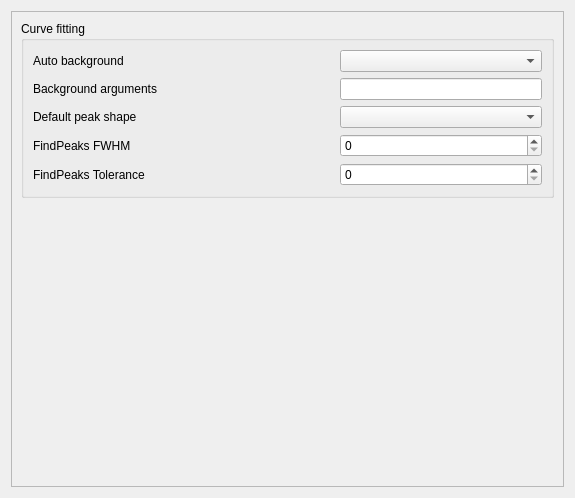
<?xml version="1.0" encoding="UTF-8"?>
<ui version="4.0">
 <class>Form</class>
 <widget class="QWidget" name="Form">
  <property name="geometry">
   <rect>
    <x>0</x>
    <y>0</y>
    <width>575</width>
    <height>498</height>
   </rect>
  </property>
  <property name="windowTitle">
   <string>Form</string>
  </property>
  <layout class="QVBoxLayout" name="verticalLayout_5">
   <item>
    <widget class="QScrollArea" name="scrollArea">
     <property name="frameShape">
      <enum>QFrame::StyledPanel</enum>
     </property>
     <property name="frameShadow">
      <enum>QFrame::Sunken</enum>
     </property>
     <property name="verticalScrollBarPolicy">
      <enum>Qt::ScrollBarAsNeeded</enum>
     </property>
     <property name="widgetResizable">
      <bool>true</bool>
     </property>
     <widget class="QWidget" name="scrollAreaWidgetContents">
      <property name="geometry">
       <rect>
        <x>0</x>
        <y>0</y>
        <width>551</width>
        <height>218</height>
       </rect>
      </property>
      <property name="sizePolicy">
       <sizepolicy hsizetype="Preferred" vsizetype="Maximum">
        <horstretch>0</horstretch>
        <verstretch>0</verstretch>
       </sizepolicy>
      </property>
      <layout class="QVBoxLayout" name="verticalLayout_2">
       <item>
        <layout class="QVBoxLayout" name="verticalLayout">
         <property name="sizeConstraint">
          <enum>QLayout::SetMaximumSize</enum>
         </property>
         <item>
          <widget class="QGroupBox" name="curve_fitting_box">
           <property name="sizePolicy">
            <sizepolicy hsizetype="Preferred" vsizetype="Maximum">
             <horstretch>0</horstretch>
             <verstretch>0</verstretch>
            </sizepolicy>
           </property>
           <property name="title">
            <string>Curve fitting</string>
           </property>
           <layout class="QVBoxLayout" name="verticalLayout_4">
            <item>
             <layout class="QHBoxLayout" name="horizontalLayout">
              <item>
               <widget class="QLabel" name="auto_bkg_label">
                <property name="text">
                 <string>Auto background</string>
                </property>
               </widget>
              </item>
              <item>
               <widget class="QComboBox" name="auto_bkg">
                <property name="sizePolicy">
                 <sizepolicy hsizetype="Minimum" vsizetype="Minimum">
                  <horstretch>0</horstretch>
                  <verstretch>0</verstretch>
                 </sizepolicy>
                </property>
                <property name="maximumSize">
                 <size>
                  <width>202</width>
                  <height>16777215</height>
                 </size>
                </property>
                <property name="focusPolicy">
                 <enum>Qt::StrongFocus</enum>
                </property>
               </widget>
              </item>
             </layout>
            </item>
            <item>
             <layout class="QHBoxLayout" name="horizontalLayout_2">
              <item>
               <widget class="QLabel" name="background_args_label">
                <property name="text">
                 <string>Background arguments</string>
                </property>
               </widget>
              </item>
              <item>
               <widget class="QLineEdit" name="background_args">
                <property name="maximumSize">
                 <size>
                  <width>202</width>
                  <height>16777215</height>
                 </size>
                </property>
               </widget>
              </item>
             </layout>
            </item>
            <item>
             <layout class="QHBoxLayout" name="horizontalLayout_3">
              <item>
               <widget class="QLabel" name="default_peak_label">
                <property name="text">
                 <string>Default peak shape</string>
                </property>
               </widget>
              </item>
              <item>
               <widget class="QComboBox" name="default_peak">
                <property name="minimumSize">
                 <size>
                  <width>0</width>
                  <height>0</height>
                 </size>
                </property>
                <property name="maximumSize">
                 <size>
                  <width>202</width>
                  <height>16777215</height>
                 </size>
                </property>
                <property name="focusPolicy">
                 <enum>Qt::StrongFocus</enum>
                </property>
               </widget>
              </item>
             </layout>
            </item>
            <item>
             <layout class="QHBoxLayout" name="horizontalLayout_4">
              <item>
               <widget class="QLabel" name="findpeaks_fwhm_label">
                <property name="text">
                 <string>FindPeaks FWHM</string>
                </property>
               </widget>
              </item>
              <item>
               <widget class="QSpinBox" name="findpeaks_fwhm">
                <property name="sizePolicy">
                 <sizepolicy hsizetype="Preferred" vsizetype="Fixed">
                  <horstretch>0</horstretch>
                  <verstretch>0</verstretch>
                 </sizepolicy>
                </property>
                <property name="maximumSize">
                 <size>
                  <width>202</width>
                  <height>16777215</height>
                 </size>
                </property>
                <property name="focusPolicy">
                 <enum>Qt::StrongFocus</enum>
                </property>
               </widget>
              </item>
             </layout>
            </item>
            <item>
             <layout class="QHBoxLayout" name="horizontalLayout_5">
              <item>
               <widget class="QLabel" name="findpeaks_tol_label">
                <property name="text">
                 <string>FindPeaks Tolerance</string>
                </property>
               </widget>
              </item>
              <item>
               <widget class="QSpinBox" name="findpeaks_tol">
                <property name="maximumSize">
                 <size>
                  <width>202</width>
                  <height>16777215</height>
                 </size>
                </property>
                <property name="focusPolicy">
                 <enum>Qt::StrongFocus</enum>
                </property>
               </widget>
              </item>
             </layout>
            </item>
           </layout>
          </widget>
         </item>
        </layout>
       </item>
      </layout>
     </widget>
    </widget>
   </item>
  </layout>
 </widget>
 <resources/>
 <connections/>
</ui>
